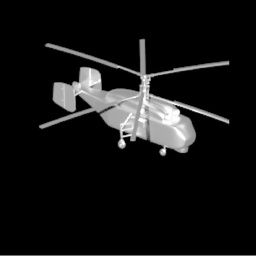
#> input picture Imagenes/GT.jpg, 256 x 256 px, shrunk from 1000 x 1000 before the run, found by its file name
$ python bicubic.py
#> lines starting #> are read from the running program, lines starting #| are printed output that depends on the picture
import numpy as np
import cv2
import matplotlib.pyplot as plt
from skimage.metrics import structural_similarity as ssim


def kernel(t, a=-0.5):
    t = np.abs(t).astype(np.float32)
    # Arreglo de salid en float32 con el mismo tamaño que `t`
    output = np.zeros_like(t, dtype=np.float32)
    # Caso 1: |t| <= 1
    mask1 = (t <= 1)
    output[mask1] = (a + 2) * (t[mask1] ** 3) - (a + 3) * (t[mask1] ** 2) + 1
    # Caso 2: 1 < |t| < 2
    mask2 = (t > 1) & (t < 2)
    # Fórmula: a|t|^3 - 5a|t|^2 + 8a|t| - 4a
    output[mask2] = a * (t[mask2] ** 3) - 5 * a * (t[mask2] ** 2) + 8 * a * t[mask2] - 4 * a
    # Caso 3: |t| >= 2 -> 0 (ya está inicializado)
    return output


def bicubic_interpolate(image, nw, nh):
    # imagen en escala de grises
    h, w = image.shape
    output = np.zeros((nh, nw), dtype=np.float32)
    # modificación para simular el comportamiento de OpenCV
    # Preparar imagen con padding tipo OpenCV reflect_101 para muestreo de bordes
    pad = 2
    padded = cv2.copyMakeBorder(image, pad, pad, pad, pad, borderType=cv2.BORDER_REFLECT_101)
    hp, wp = padded.shape

    for j in range(nh):
        # Mapeo centrado para Y similar a OpenCV
        y = (j + 0.5) * (h / nh) - 0.5
        l = int(np.floor(y))
        fy = y - l
        # Vecinos en Y: l-1, l, l+1, l+2 (en la imagen original)
        ls = np.array([l - 1, l, l + 1, l + 2])
        # Convertir a índices en la imagen padded
        ls_p = ls + pad
        ls_p = np.clip(ls_p, 0, hp - 1)
        # Pesos del kernel en Y
        t_y = np.array([-1 - fy, -fy, 1 - fy, 2 - fy], dtype=np.float32)
        wy = kernel(t_y)

        for i in range(nw):
            # Mapeo centrado para X
            x = (i + 0.5) * (w / nw) - 0.5
            k = int(np.floor(x))
            fx = x - k
            ks = np.array([k - 1, k, k + 1, k + 2])
            ks_p = ks + pad
            ks_p = np.clip(ks_p, 0, wp - 1)
            # Pesos del kernel en X
            t_x = np.array([-1 - fx, -fx, 1 - fx, 2 - fx], dtype=np.float32)
            wx = kernel(t_x)

            # Extraer parche 4x4 desde la imagen padded y aplicar interpolación separable
            patch = padded[ls_p[:, None], ks_p[None, :]].astype(np.float32)
            inter = np.dot(patch, wx)
            value = np.dot(wy, inter)
            output[j, i] = value

    output = np.clip(output, 0, 255)
    return output.astype(image.dtype)


if __name__ == "__main__":
    # Ruta de la imagen
    img_path = r"C:\Users\yered\OneDrive\Escritorio\Bicubic\Imagenes\GT.jpg"
    reference_image = cv2.imread(img_path, cv2.IMREAD_GRAYSCALE)
#> reference_image is the input picture: shape (256, 256); min 0, max 255, mean 19.5
    if reference_image is None:
        raise FileNotFoundError(f"No se pudo cargar la imagen en: {img_path}")

    # Redimensionar a la mitad para simular LR
    image_lr = cv2.resize(reference_image, (reference_image.shape[1] // 2, reference_image.shape[0] // 2), interpolation=cv2.INTER_CUBIC)
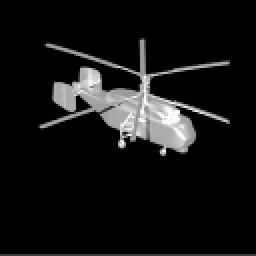
#> image_lr: shape (128, 128) (shown 2 times larger); min 0, max 255, mean 19.6

    h, w = image_lr.shape
#> h = 128; w = 128
    nh, nw = h * 2, w * 2
#> nh = 256; nw = 256


    bicubic_image = bicubic_interpolate(image_lr, nw, nh)
#> in bicubic_interpolate, `padded = cv2.copyMakeBorder(image, pad, pad, pad, pad, borderType=cv2...`:
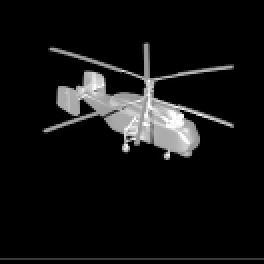
#> padded: shape (132, 132) (shown 2 times larger); min 0, max 255, mean 18.4
#> after the loop in bicubic_interpolate, `for j in range(nh):`:
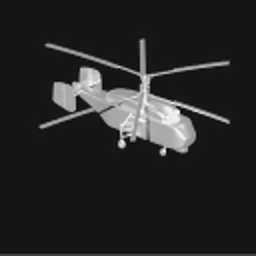
#> output: shape (256, 256) float32; min -26.84, max 271.5, mean 19.5; drawn with min black and max white
#> in bicubic_interpolate, `output = np.clip(output, 0, 255)`:
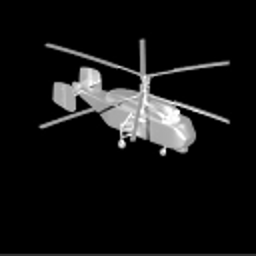
#> output: shape (256, 256) float32; min 0, max 255, mean 19.7
    # Usar OpenCV para comparar
    opencv_bicubic_image = cv2.resize(image_lr, (nw, nh), interpolation=cv2.INTER_CUBIC)

    # Métricas
    psnr_bicubic = cv2.PSNR(reference_image, bicubic_image)
    ssim_bicubic = ssim(reference_image, bicubic_image, data_range=255)
    mse_bicubic = np.mean((reference_image.astype(np.float64) - bicubic_image.astype(np.float64)) ** 2)

    psnr_opencv = cv2.PSNR(reference_image, opencv_bicubic_image)
    ssim_opencv = ssim(reference_image, opencv_bicubic_image, data_range=255)
    mse_opencv = np.mean((reference_image.astype(np.float64) - opencv_bicubic_image.astype(np.float64)) ** 2)

    print(f"Interpolación Bicúbica propia - PSNR: {psnr_bicubic:.4f}, SSIM: {ssim_bicubic:.4f}, MSE: {mse_bicubic:.4f}")
#| Interpolación Bicúbica propia - PSNR: 30.8279, SSIM: 0.9777, MSE: 53.7396
    print(f"Bicúbica OpenCV               - PSNR: {psnr_opencv:.4f}, SSIM: {ssim_opencv:.4f}, MSE: {mse_opencv:.4f}")
#| Bicúbica OpenCV               - PSNR: 31.7126, SSIM: 0.9785, MSE: 43.8349

    # Mostrar imágenes
    plt.figure(figsize=(12, 6))
    plt.subplot(1, 3, 1)
    plt.title("Imagen Original")
    plt.imshow(reference_image, cmap='gray')
    plt.axis('off')

    plt.subplot(1, 3, 2)
    plt.title("Bicubic Interpolada")
    plt.imshow(bicubic_image, cmap='gray')
    plt.axis('off')

    plt.subplot(1, 3, 3)
    plt.title("Bicubic OpenCV")
    plt.imshow(opencv_bicubic_image, cmap='gray')
    plt.axis('off')
    plt.show()

    plt.figure(figsize=(6, 6))
    plt.title("Diferencia Bicubic Interpolada")
    plt.imshow(np.abs(reference_image.astype(np.float64) - bicubic_image.astype(np.float64)), cmap='gray')
    plt.axis('off')
    plt.show()
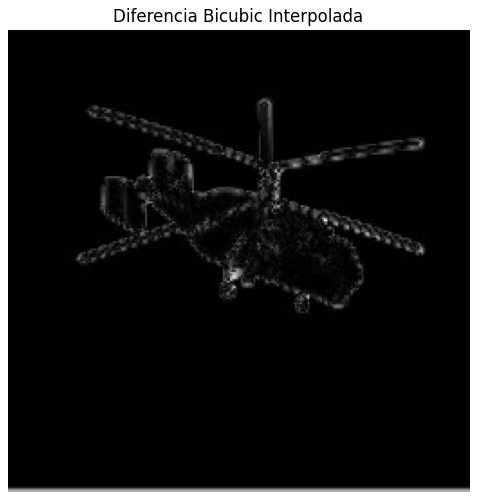
#> figure drawn by matplotlib, 1 panel

    plt.figure(figsize=(6, 6))
    plt.title("Diferencia Bicubic OpenCV")
    plt.imshow(np.abs(reference_image.astype(np.float64) - opencv_bicubic_image.astype(np.float64)), cmap='gray')
    plt.axis('off')
    plt.show()
